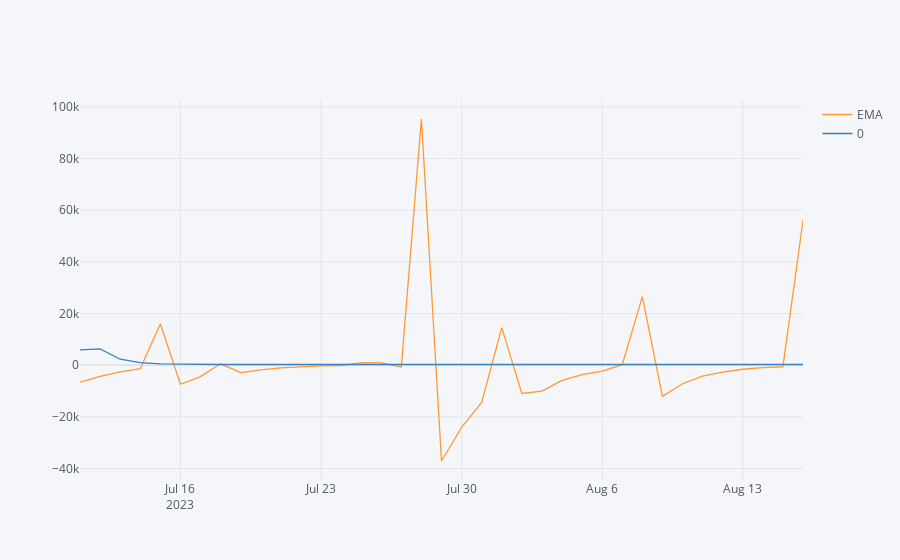

Notebook source saved alongside this figure:
### Code cell
import cufflinks as cf
cf.go_offline()
cf.set_config_file(offline=False, world_readable=True)

pd.concat([test,future_predictions],axis=1).iplot()

### Figure 1 — Plotly figure (JSON) as saved in the notebook; plotly's stock layout.template omitted (floating-point values rounded to 4 significant figures)
{"data": [{"line": {"color": "rgba(255, 153, 51, 1.0)", "dash": "solid", "shape": "linear", "width": 1.3}, "mode": "lines", "name": "EMA", "text": "", "x": ["2023-07-11", "2023-07-12", "2023-07-13", "2023-07-14", "2023-07-15", "2023-07-16", "2023-07-17", "2023-07-18", "2023-07-19", "2023-07-20", "2023-07-21", "2023-07-22", "2023-07-23", "2023-07-24", "2023-07-25", "2023-07-26", "2023-07-27", "2023-07-28", "2023-07-29", "2023-07-30", "2023-07-31", "2023-08-01", "2023-08-02", "2023-08-03", "2023-08-04", "2023-08-05", "2023-08-06", "2023-08-07", "2023-08-08", "2023-08-09", "2023-08-10", "2023-08-11", "2023-08-12", "2023-08-13", "2023-08-14", "2023-08-15", "2023-08-16"], "y": [-6526.0, -4305.0, -2600.0, -1335.0, 16020.0, -7377.0, -4395.0, 539.7, -2874.0, -1819.0, -1064.0, -535.4, -254.4, -164.3, 999.6, 863.2, -662.1, 95260.0, -37060.0, -24010.0, -14430.0, 14540.0, -10940.0, -10020.0, -5882.0, -3648.0, -2276.0, 180.4, 26560.0, -12080.0, -7170.0, -4206.0, -2670.0, -1566.0, -931.9, -597.9, 56060.0], "type": "scatter"}, {"line": {"color": "rgba(55, 128, 191, 1.0)", "dash": "solid", "shape": "linear", "width": 1.3}, "mode": "lines", "name": "0", "text": "", "x": ["2023-07-11", "2023-07-12", "2023-07-13", "2023-07-14", "2023-07-15", "2023-07-16", "2023-07-17", "2023-07-18", "2023-07-19", "2023-07-20", "2023-07-21", "2023-07-22", "2023-07-23", "2023-07-24", "2023-07-25", "2023-07-26", "2023-07-27", "2023-07-28", "2023-07-29", "2023-07-30", "2023-07-31", "2023-08-01", "2023-08-02", "2023-08-03", "2023-08-04", "2023-08-05", "2023-08-06", "2023-08-07", "2023-08-08", "2023-08-09", "2023-08-10", "2023-08-11", "2023-08-12", "2023-08-13", "2023-08-14", "2023-08-15", "2023-08-16"], "y": [5966.0, 6324.0, 2318.0, 960.6, 500.8, 345.1, 292.3, 274.4, 268.4, 266.3, 265.6, 265.4, 265.3, 265.3, 265.3, 265.3, 265.3, 265.3, 265.3, 265.3, 265.3, 265.3, 265.3, 265.3, 265.3, 265.3, 265.3, 265.3, 265.3, 265.3, 265.3, 265.3, 265.3, 265.3, 265.3, 265.3, 265.3], "type": "scatter"}], "layout": {"legend": {"bgcolor": "#F5F6F9", "font": {"color": "#4D5663"}}, "paper_bgcolor": "#F5F6F9", "plot_bgcolor": "#F5F6F9", "title": {"font": {"color": "#4D5663"}}, "xaxis": {"gridcolor": "#E1E5ED", "showgrid": true, "tickfont": {"color": "#4D5663"}, "title": {"font": {"color": "#4D5663"}, "text": ""}, "zerolinecolor": "#E1E5ED"}, "yaxis": {"gridcolor": "#E1E5ED", "showgrid": true, "tickfont": {"color": "#4D5663"}, "title": {"font": {"color": "#4D5663"}, "text": ""}, "zerolinecolor": "#E1E5ED"}}}
